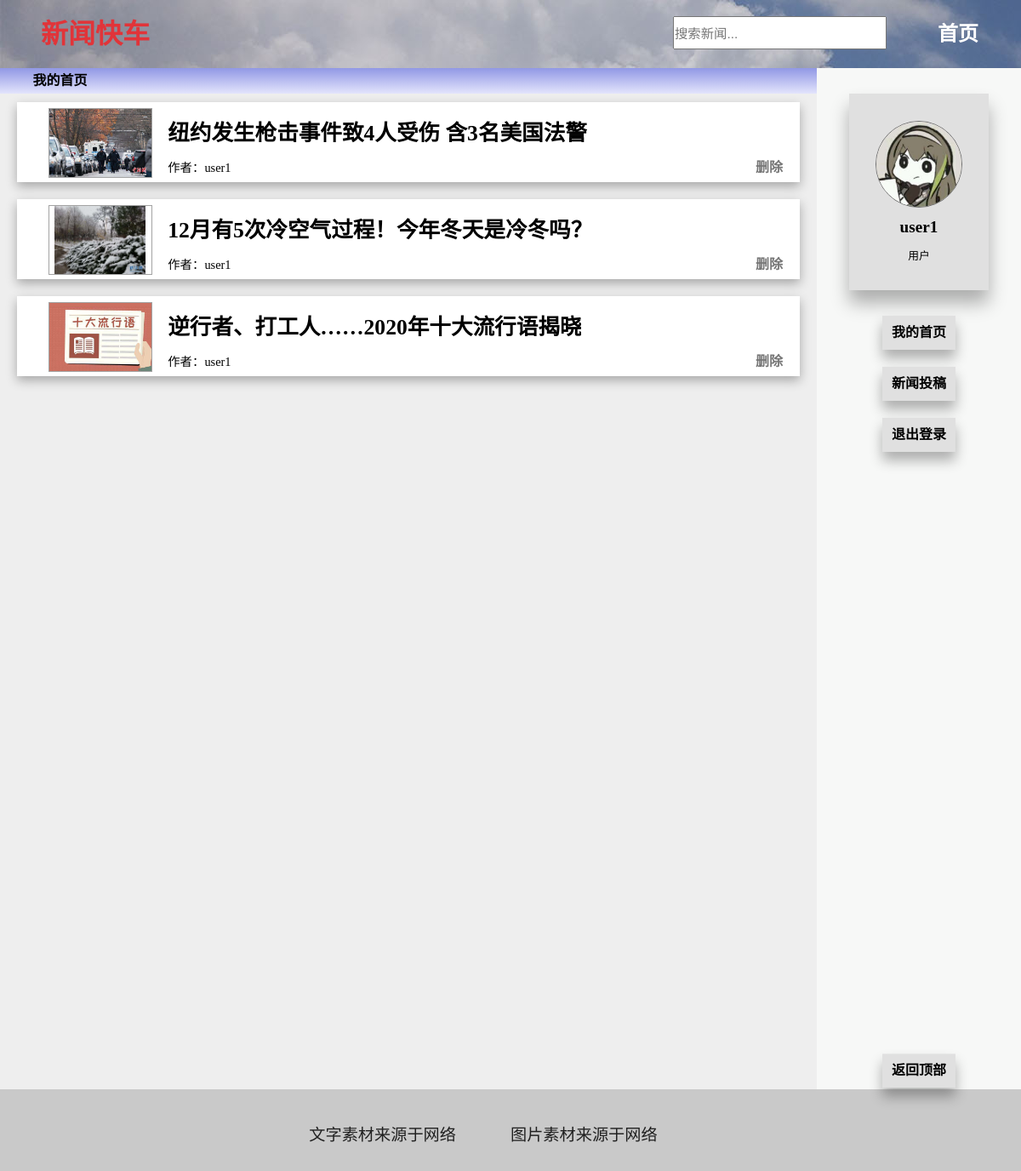
The app's page /userindex.php (signed in) with its own data.
### tables this page shows
CREATE TABLE `news` (
  `newsid` int(11) NOT NULL,
  `uname` varchar(10) DEFAULT '',
  `newstitle` text DEFAULT NULL,
  `newsmain` text DEFAULT NULL,
  `newsimg` text DEFAULT NULL
);

### public/pageLimit.php (called while the page is built, shortened)
<?php
    $limit = 10;
    $offset = 0;

### public/newsDBC.php (called while the page is built, shortened)
<?php
    if (!isset($wasRequireConn)){
        require 'conn.php';
    }
    function offsetSelectNewsByUname($limit,$offset,$uname){
        $tableName = "news";
        $colname = "`newsid`,`uname`,`newsimg`,`newstitle`";
        $ruleWhere = "where `uname` = '$uname' ";
        $ruleORDER = "ORDER BY `news`.`newsid`  DESC ";
        $ruleLimit = "LIMIT $limit OFFSET $offset;";
        $rule = $ruleWhere . $ruleORDER . $ruleLimit;
        $rs = selectSQL($tableName, $colname, $rule);
        return $rs;
    }

### public/conn.php (called while the page is built, shortened)
<?php
    function getDBConncet(){
        require 'config.php';
        $conn = new mysqli($Host, $UserName, $Password, $DBname,$Port);
        $conn->query("SET NAMES utf8");
        return $conn;
    }
    function querySQL($sql){
        $conn = getDBConncet();
        $rs = $conn->query($sql);
        return $rs;
    }
    function selectSQL($table, $colname, $rule, $type="FROM",$Value = ""){
        $selectTable = $table;
        $selectCol = $colname;
        $selectRule = $rule;
        $selectType = $type;
        $sql = "";
        switch ($selectType){
            case "FROM":
                $sql = $sql."SELECT ".$selectCol." FROM ".$selectTable." ".$selectRule;
                break;
        }
        $rs = querySQL($sql);
        return $rs;
    }
?>

### login/cheaklogin.php (called while the page is built, shortened)
<?php
$logininfo = $_SESSION['logininfo'];

### userindex.php (the view, shortened to what this page needs)
<?php
require 'public/newsDBC.php';
require 'login/cheaklogin.php';
$uname = $logininfo['name'];
require 'public/pageLimit.php';
$rs = offsetSelectNewsByUname($limit,$offset,$uname);
?>
<html lang="zh-cn">
<head>
    <link rel="stylesheet" type="text/css" href="css/public.css" />
    <link rel="stylesheet" type="text/css" href="css/index.css" />
    <link rel="stylesheet" type="text/css" href="css/index2.css" />
</head>
<body>
    <div id="header" class="header">
        <div class="logo">
            <a href="index.php">
                <p>新闻快车</p>
            </a>
        </div>
        <div class="nav">
            <ul>
                <li><a href="index.php">首页</a></li>
                <form action="searchnews.php" method="get" class="seachBox">
                    <li>
                        <input type="text" placeholder="搜索新闻..." name="seachword">
                    </li>
                </form>
            </ul>
        </div>
    </div>
    <div id="main" class="main">
        <div id="leftcol" class="leftcol">
            <div class="main-header">
                <p>我的首页</p>
            </div>
            <div class="main-news">
                <?php
                    foreach ($rs as $key => $value) {
                ?>
                    <div class="news-pre">
                        <a class="newslink" href="<?= 'news.php?id=' . $value['newsid']; ?>">
                            <div class="news">
                                <div class="news-img">
                                    <img src="<?= $value['newsimg']; ?>" alt="">
                                </div>
                                <div class="news-main">
                                    <p class="title"><?= $value['newstitle']; ?></p>
                                    <p class="author">作者：<?= $value['uname'] ?></p>
                                </div>
                            </div>
                        </a>
                        <div class="news-del">
                            <a href="<?= 'web/web.php?info=delete&newsid=' . $value['newsid'] ?>">
                                <p>删除</p>
                            </a>
                        </div>
                    </div>
                <?php
                    }
                ?>
            </div>
        </div>
        <?php include 'public/rightcol.php'; ?>
    </div>
    <div id="footer" class="footer">
        <p>文字素材来源于网络</p>
        <p>图片素材来源于网络</p>
    </div>
</body>
</html>

### public/rightcol.php (shortened to what this page needs)
<div id="rightcol" class="rightcol">
    <div class='userpanle'>
        <div class="writer">
            <div class="w-info">
                <ul>
                    <li class="w-headimg"><img src="<?= $logininfo['uimg']; ?>" /></li>
                    <li class="name"><?= $logininfo['name']; ?></li>
                    <li class="utype"><?= $logininfo['utype'] == 'admin' ? '管理' : ($logininfo['utype'] == 'guest' ? '游客' : '用户') ?></li>
                </ul>
            </div>
        </div>
        <?php
        if ($logininfo['islogin']) {
        ?>
            <div class="control">
                <a class="buttonlink" href="userindex.php">
                    <p>我的首页</p>
                </a>
            </div>
            <div class="control">
                <a class="buttonlink" href="web/web.php?info=publish">
                    <p>新闻投稿</p>
                </a>
            </div>
            <div class="control">
                <a class="buttonlink" href="web/web.php?info=exit">
                    <p>退出登录</p>
                </a>
            </div>
        <?php
        }
        ?>
    </div>
    <div class="toTop">
        <div class="control">
            <a class="buttonlink" href="#header">
                <p>返回顶部</p>
            </a>
        </div>
    </div>
</div>

### css/public.css (style rules this page uses)
* { margin: 0; padding: 0; }
a.buttonlink { color: #000; text-decoration: none; }
body { background: rgb(247, 248, 247); margin: 0 auto; width: 100%; height: auto; }
.seachBox input[type=text] { line-height: 35px; font-size: 1.2em; }
.main { min-height: 1200px; display: flex; margin: 0 auto; }
.leftcol { width: 80%; min-height: 800px; background: rgb(238, 238, 238); }
.rightcol { margin: 0 auto; width: 17%; min-height: 800px; }
.userpanle { position: sticky; top: 8px; }
.toTop { position: sticky; top: 90%; }
.writer { box-shadow: 0px 15px 20px rgba(0,0,0,0.3); margin: 30px auto; width: 80%; background: #e0e0e0; }
.w-info ul { padding: 20px 10px; }
.w-info ul li { list-style: none; margin: 12px auto; }
.name { text-align: center; font-size: 1.2em; font-weight: bold; }
.utype { text-align: center; font-size: 0.8em; }
.w-headimg { border: rgb(110, 110, 110) solid 1px; margin: 10px auto; overflow: hidden; width: 100px; height: 100px; border-radius: 50%; }
.w-headimg img { width: 100px; }
.control { box-shadow: 0px 10px 15px rgba(0,0,0,0.3); margin: 20px auto; width: 42%; height: 40px; background: #e0e0e0; transition: width 0.3s ease; }
.control p { line-height: 40px; font-weight: bold; text-align: center; }
.main-header { background-color: #9198e5; background-image: linear-gradient(#9198e5,#e3e4fc ); height: 30px; }
.main-header p { line-height: 30px; font-weight: bolder; margin-left: 4%; color: #000; }
.header { width: 100%; height: 80px; background-color: rgb(221, 221, 221); overflow: hidden; }
.logo { display: block; margin-left: 4%; float: left; }
.logo p { color: #E13439; font-family: '华文行楷'; font-weight: bolder; font-size: 2em; line-height: 80px; }
.logo a { text-decoration: none; }
.nav ul li { list-style: none; float: right; line-height: 80px; margin-right: 40px; padding:0 10px; }
.nav ul li a { font-family: 等线; font-weight: bolder; font-size: 1.5em; color: #fff; text-decoration: none; }
.footer { width: 100%; height: auto; background-color: rgb(201, 201, 201); text-align: center; }
.footer p { color: #202020; font-size: 1.2em; display: inline-block; margin: 30px; }

### css/index.css (style rules this page uses)
a.newslink { color: #000; text-decoration: none; }
.news { position: relative; height: 80px; margin: 10px 20px 20px; padding: 7px 0; background: #fff; overflow: hidden; box-shadow: 0px 5px 12px rgba(0,0,0,0.3); transition: margin 0.3s ease; }
.news-img { float: left; border: rgb(163, 163, 163) solid 1px; margin: 0 2% 0% 4%; width: 120px; height: 80px; overflow: hidden; }
.news-img img { display: block; margin: 0 auto; height: 80px; }
.news-main { float: left; max-height: 80px; max-width: 80%; overflow:hidden; }
.title { line-height: 60px; font-size: 1.6em; font-weight: bolder; white-space:nowrap; overflow: hidden; text-overflow: ellipsis; }
.author { line-height: 20px; font-size: 0.9em; white-space:nowrap; overflow: hidden; display: inline; text-overflow: ellipsis; }

### css/index2.css (style rules this page uses)
.news-del { position: absolute; right: 40px; bottom: 7px; }
.news-del a { font-weight: bold; text-decoration: none; color: rgb(119, 119, 119); }
.news-pre { position: relative; }

### userindex.php (style rules this page uses)
.header { background: url(img/bg/headerbg.jpg); }

### records on screen
news: newsimg (picture), newstitle "纽约发生枪击事件致4人受伤 含3名美国法警", uname "user1"
news: newsimg (picture), newstitle "12月有5次冷空气过程！今年冬天是冷冬吗？", uname "user1"
news: newsimg (picture), newstitle "逆行者、打工人……2020年十大流行语揭晓", uname "user1"

### other values on screen
$logininfo['name'] "user1"
